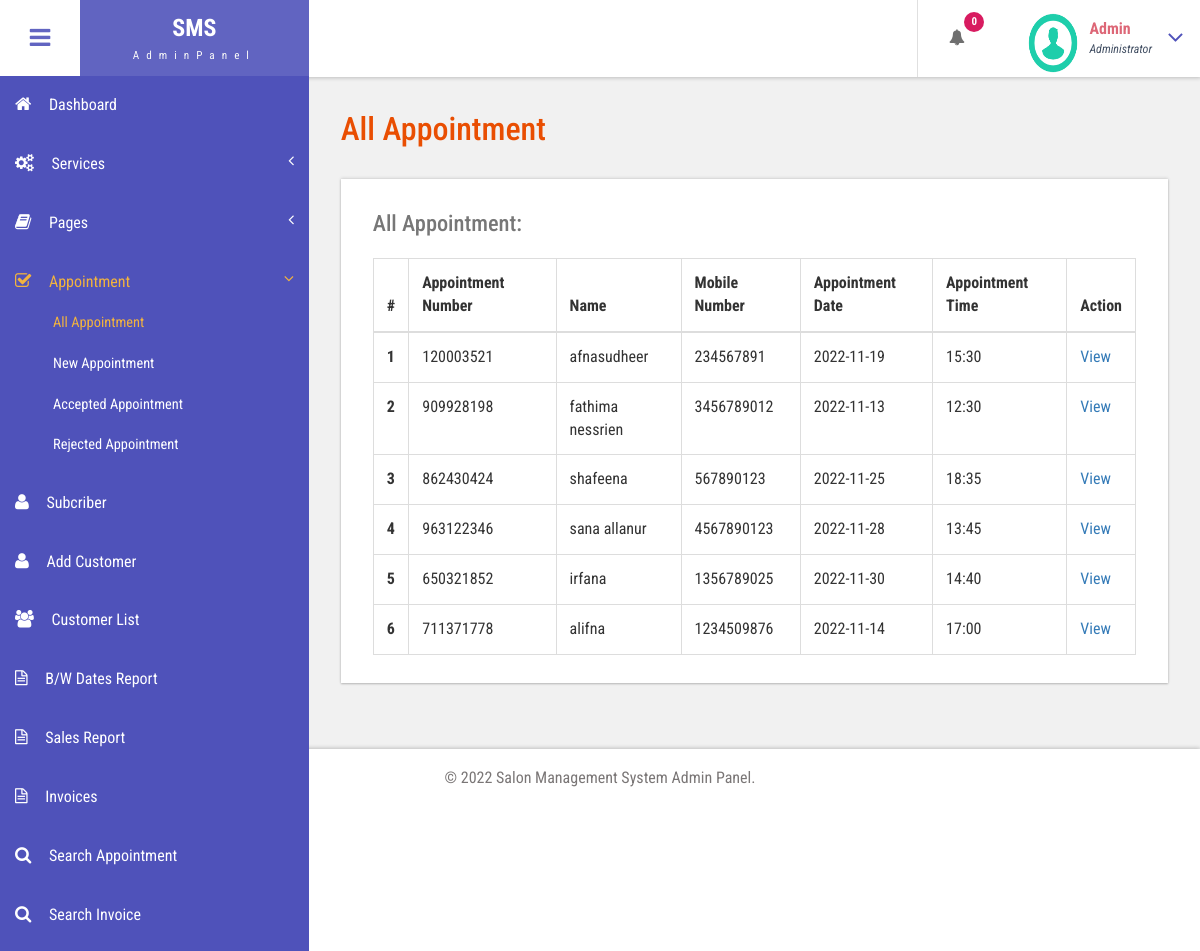
/msms/admin/all-appointment.php (signed in), run on the app's committed database.
### tables this page shows
CREATE TABLE `tblappointment` (
  `ID` int(10) NOT NULL,
  `AptNumber` varchar(80) DEFAULT NULL,
  `Name` varchar(120) DEFAULT NULL,
  `Email` varchar(120) DEFAULT NULL,
  `PhoneNumber` bigint(11) DEFAULT NULL,
  `AptDate` varchar(120) DEFAULT NULL,
  `AptTime` varchar(120) DEFAULT NULL,
  `Services` varchar(120) DEFAULT NULL,
  `ApplyDate` timestamp NULL DEFAULT current_timestamp(),
  `Remark` varchar(250) NOT NULL,
  `Status` varchar(50) NOT NULL,
  `RemarkDate` timestamp NOT NULL DEFAULT '0000-00-00 00:00:00' ON UPDATE current_timestamp()
);

### msms/admin/all-appointment.php (the view, shortened to what this page needs)
<?php
include('includes/dbconnection.php');
if (strlen($_SESSION['bpmsaid']==0)) {
  header('location:logout.php');
  } else{
  ?>
<!DOCTYPE HTML>
<html>
<head>
<link href="css/bootstrap.css" rel='stylesheet' type='text/css' />
<link href="css/style.css" rel='stylesheet' type='text/css' />
<link href="css/font-awesome.css" rel="stylesheet">
<link href="css/animate.css" rel="stylesheet" type="text/css" media="all">
<link href="css/custom.css" rel="stylesheet">
</head>
<body class="cbp-spmenu-push">
	<div class="main-content">
		 <?php include_once('includes/sidebar.php');?>
		 <?php include_once('includes/header.php');?>
		<div id="page-wrapper">
			<div class="main-page">
				<div class="tables">
					<h3 class="title1">All Appointment</h3>
					<div class="table-responsive bs-example widget-shadow">
						<h4>All Appointment:</h4>
						<table class="table table-bordered"> <thead> <tr> <th>#</th> <th> Appointment Number</th> <th>Name</th><th>Mobile Number</th> <th>Appointment Date</th><th>Appointment Time</th><th>Action</th> </tr> </thead> <tbody>
<?php
$ret=mysqli_query($con,"select *from  tblappointment");
$cnt=1;
while ($row=mysqli_fetch_array($ret)) {
?>
						 <tr> <th scope="row"><?php echo $cnt;?></th> <td><?php  echo $row['AptNumber'];?></td> <td><?php  echo $row['Name'];?></td><td><?php  echo $row['PhoneNumber'];?></td><td><?php  echo $row['AptDate'];?></td> <td><?php  echo $row['AptTime'];?></td> <td><a href="view-appointment.php?viewid=<?php echo $row['ID'];?>">View</a></td> </tr>   <?php
$cnt=$cnt+1;
}?></tbody> </table>
					</div>
				</div>
			</div>
		</div>
		 <?php include_once('includes/footer.php');?>
	</div>
</body>
</html>
<?php }  ?>

### msms/admin/includes/sidebar.php (shortened to what this page needs)
  <div class=" sidebar" role="navigation">
            <div class="navbar-collapse">
        <nav class="cbp-spmenu cbp-spmenu-vertical cbp-spmenu-left" id="cbp-spmenu-s1">
          <ul class="nav" id="leftCol" style="margin-top:7% ;">
            <li>
              <a href="dashboard.php"><i class="fa fa-home nav_icon"></i>Dashboard</a>
            </li>
            <li>
              <a href="add-services.php"><i class="fa fa-cogs nav_icon"></i>Services<span class="fa arrow"></span> </a>
            </li>
            <li class="">
              <a href="about-us.php"><i class="fa fa-book nav_icon"></i>Pages <span class="fa arrow"></span></a>
            </li>
            <li>
              <a href="all-appointment.php"><i class="fa fa-check-square-o nav_icon"></i>Appointment<span class="fa arrow"></span></a>
              <ul class="nav nav-second-level collapse">
                <li>
                  <a href="all-appointment.php">All Appointment</a>
                </li>
                <li>
                  <a href="new-appointment.php">New Appointment</a>
                </li>
                <li>
                  <a href="accepted-appointment.php">Accepted Appointment</a>
                </li>
                <li>
                  <a href="rejected-appointment.php">Rejected Appointment</a>
                </li>
              </ul>
            </li>
           <li>
              <a href="subcriber.php" class="chart-nav"><i class="fa fa-user nav_icon"></i>Subcriber</a>
            </li>
            <li>
              <a href="add-customer.php" class="chart-nav"><i class="fa fa-user nav_icon"></i>Add Customer</a>
            </li>
             <li>
              <a href="customer-list.php" class="chart-nav"><i class="fa fa-users nav_icon"></i>Customer List</a>
            </li>
<li>
              <a href="bwdates-reports-ds.php" class="chart-nav"><i class="fa fa-file-text-o nav_icon"></i>B/W Dates Report</a>
            </li><li>
              <a href="sales-reports.php" class="chart-nav"><i class="fa fa-file-text-o nav_icon"></i>Sales Report</a>
            </li>
    <li>
              <a href="invoices.php" class="chart-nav"><i class="fa fa-file-text-o nav_icon"></i>Invoices</a>
            </li>
            <li>
              <a href="search-appointment.php" class="chart-nav"><i class="fa fa-search nav_icon"></i>Search Appointment</a>
            </li>
            <li>
              <a href="search-invoices.php" class="chart-nav"><i class="fa fa-search nav_icon"></i>Search Invoice</a>
            </li>
          </ul>
        </nav>
      </div>
    </div>

### msms/admin/includes/header.php (shortened to what this page needs)
<div class="sticky-header header-section ">
      <div class="header-left">
        <button id="showLeftPush"><i class="fa fa-bars"></i></button>
        <div class="logo">
          <a href="index.html">
            <h1>SMS</h1>
            <span>AdminPanel</span>
          </a>
        </div>
      </div>
      <div class="header-right">
        <div class="profile_details_left">
          <ul class="nofitications-dropdown">
            <?php
$ret1=mysqli_query($con,"select ID,Name from  tblappointment where Status=''");
$num=mysqli_num_rows($ret1);
?>
            <li class="dropdown head-dpdn">
              <a href="#" class="dropdown-toggle" data-toggle="dropdown" aria-expanded="false"><i class="fa fa-bell"></i><span class="badge blue"><?php echo $num;?></span></a>
            </li>
          </ul>
          <div class="clearfix"> </div>
        </div>
        <div class="profile_details">
        <?php
$adid=$_SESSION['bpmsaid'];
$ret=mysqli_query($con,"select AdminName from tbladmin where ID='$adid'");
$row=mysqli_fetch_array($ret);
$name=$row['AdminName'];
?>
          <ul>
            <li class="dropdown profile_details_drop">
              <a href="#" class="dropdown-toggle" data-toggle="dropdown" aria-expanded="false">
                <div class="profile_img">
                  <span class="prfil-img"><img src="images/download (1).png" alt="" width="50" height="60"> </span>
                  <div class="user-name">
                    <p><?php echo $name; ?></p>
                    <span>Administrator</span>
                  </div>
                  <i class="fa fa-angle-down lnr"></i>
                  <div class="clearfix"></div>
                </div>
              </a>
            </li>
          </ul>
        </div>
      </div>
      <div class="clearfix"> </div>
    </div>

### msms/admin/includes/footer.php
<div class="footer">
   <p>&copy; 2022  Salon Management System Admin Panel.</p>
</div>

### msms/admin/css/custom.css (style rules this page uses)
#page-wrapper { padding:7em 2em 2.5em; background-color: #F1F1F1; }
.sidebar .arrow { float: right; }
.sidebar .fa.arrow:before { content: "\f104"; }
.sidebar .active>a>.fa.arrow:before { content: "\f107"; }
.sidebar .nav-second-level li, .sidebar .nav-third-level li { border-bottom: 0!important; margin-bottom: 0; }
.sidebar .nav-second-level li a { padding-left: 53px; font-size: .9em; }

### msms/admin/includes/sidebar.php (style rules this page uses)
#leftCol { position: fixed; width: 309px; overflow-y: scroll; top: 0; bottom: 0; }

### data on the page
tblappointment: AptNumber "120003521", Name "afnasudheer", PhoneNumber "234567891", AptDate "2022-11-19", AptTime "15:30"
tblappointment: AptNumber "909928198", Name "fathima nessrien", PhoneNumber "3456789012", AptDate "2022-11-13", AptTime "12:30"
tblappointment: AptNumber "862430424", Name "shafeena", PhoneNumber "567890123", AptDate "2022-11-25", AptTime "18:35"
tblappointment: AptNumber "963122346", Name "sana allanur", PhoneNumber "4567890123", AptDate "2022-11-28", AptTime "13:45"
tblappointment: AptNumber "650321852", Name "irfana", PhoneNumber "1356789025", AptDate "2022-11-30", AptTime "14:40"
tblappointment: AptNumber "711371778", Name "alifna", PhoneNumber "1234509876", AptDate "2022-11-14", AptTime "17:00"

### other printed values
$num "0"
$name "Admin"
